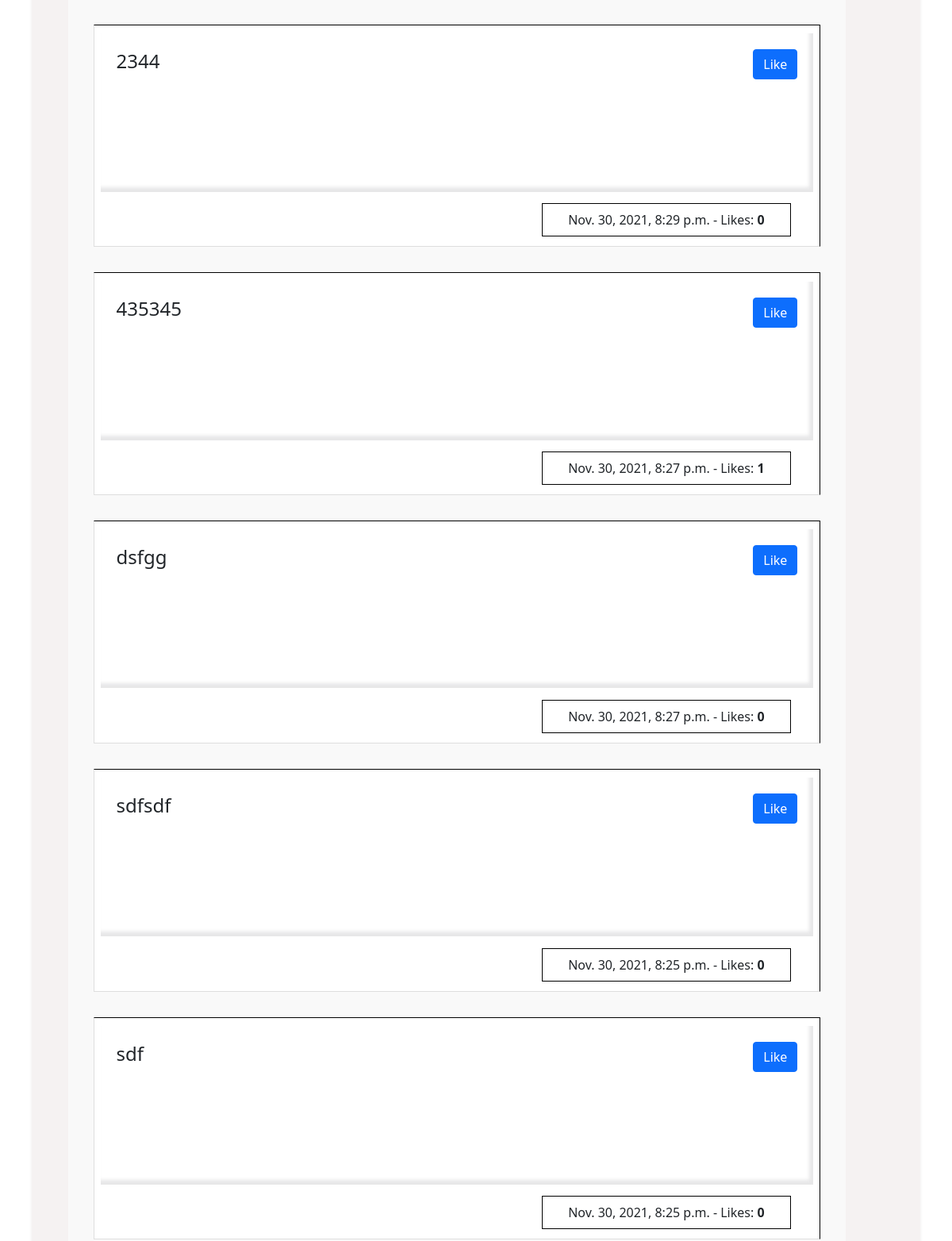
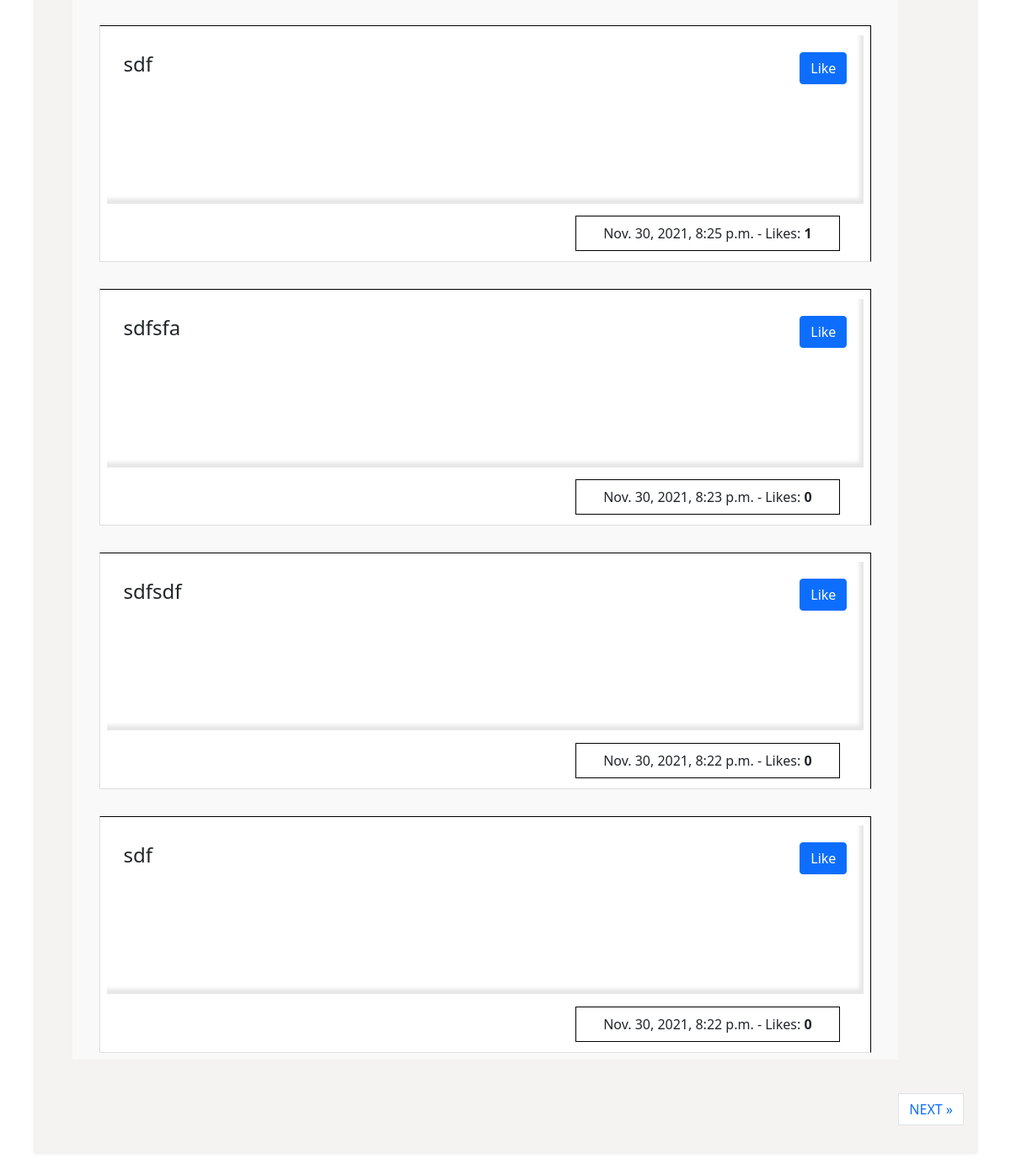
Before: /account/1/posts/ (lower part) with the older database file (2 pictures, top to bottom).
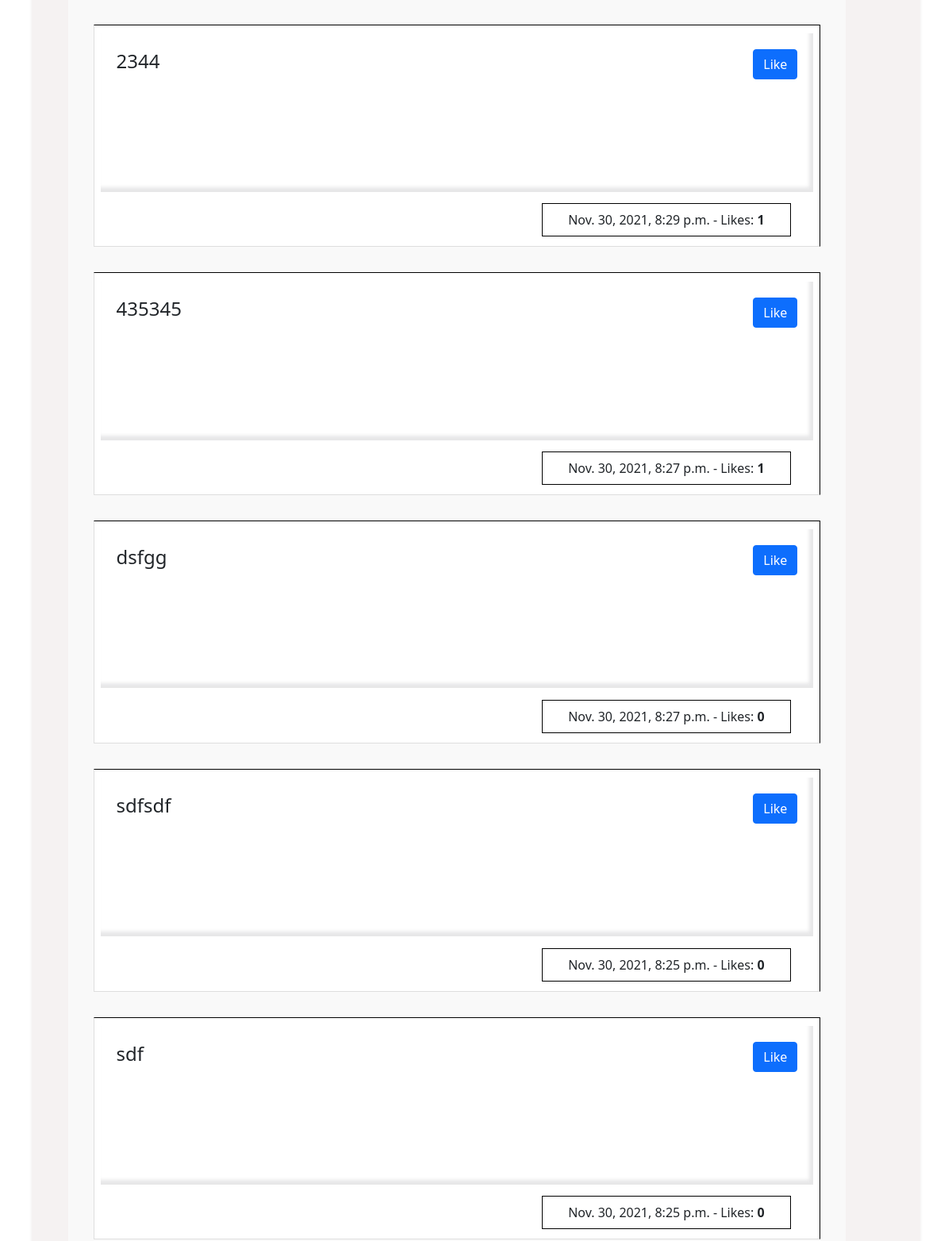
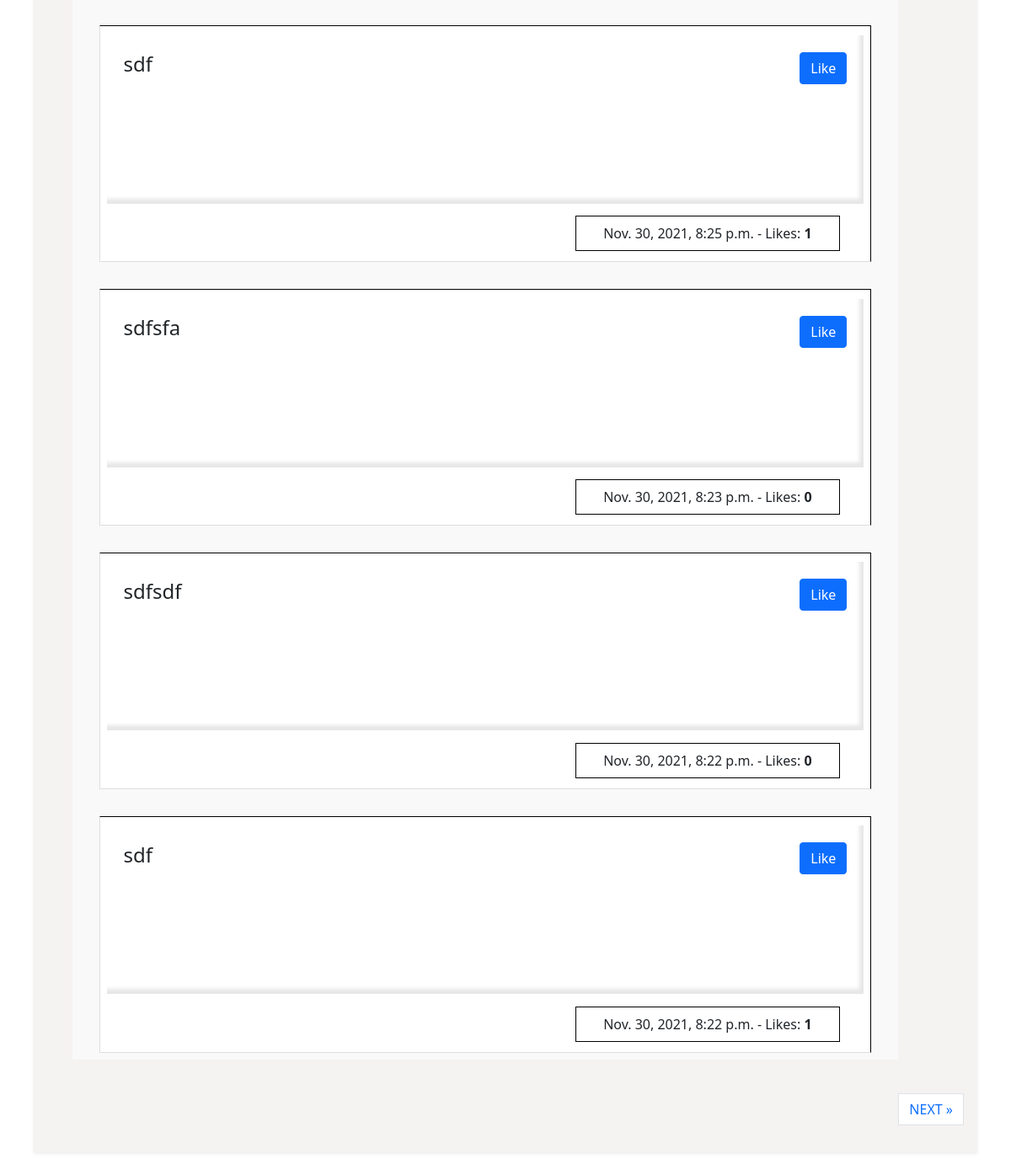
After: the same page with the newer database file (2 pictures, top to bottom).
### user/models/post.py (models this page shows)
class Post(models.Model):
    user = models.ForeignKey(settings.AUTH_USER_MODEL, on_delete=models.CASCADE)
    content = models.CharField(max_length=2000)
    archived = models.BooleanField(default=False)
    date_time_created = models.DateTimeField(auto_now_add=True)
    date_time_updated = models.DateTimeField(auto_now=True)
    @property
    def total_likes(self):
        return self.postlikes_set.count()

### user/views/post_list_view.py (the view)
class PostListView(ListView):
    template_name = 'user/posts/post_list_view.html'
    context_object_name = 'posts'
    model = Post
    paginate_by = 12
    def get_context_data(self, **kwargs):
        context = super().get_context_data(**kwargs)
        context['profile'] = Profile.objects.get(id=self.kwargs['pk'])
        context['nothing_here_message'] = f"This user has not published any {self.context_object_name} yet"
        return context
    def get_queryset(self):
        qs = Post.objects.filter(user_id=self.kwargs['pk']).order_by('-date_time_created')
        return qs

### user/templates/user/posts/post_list_view.html (shortened to what this page needs)
{% extends 'user/base.html'%}
{% load static i18n bootstrap5 %}
{% block content %}
    <div class="d-flex justify-content-center">
        <div class="main-container m-4 p-2 shadow-sm">
            {% if posts %}
                <ul class="list-group list-group-flush m-4 p-2 w-100">
                    {% for post in posts %}
                        <div class="post-list-card">
                            <li class="list-group-item p-1 mt-4">
                                <div class="inner-post-card">
                                     <div class="d-flex justify-content-evenly p-1">
                                            <h4 class="align-self-center">{{ post.content }}</h4>
                                            <span class="flex-grow-1"></span>
                                         <a class="btn btn-primary" href="{% url 'user:post-detail' post.id %}">Like</a>
                                     </div>
                                </div>
                                <div class="d-flex justify-content-evenly">
                                    <span class="flex-grow-1"></span>
                                    <p>{{ post.date_time_created }} - Likes: <strong>{{ post.total_likes }}</strong></p>
                                </div>
                            </li>
                        </div>
                    {% endfor %}
                </ul>
                <div class="d-flex justify-content-center m-2">
                    {% include 'user/partials/pagination.html'%}
                </div>
            {% else %}
                {% include 'user/partials/no_list_data.html' %}
            {% endif %}
        </div>
    </div>
{% endblock %}

### user/templates/user/base.html (shortened to what this page needs)
<!doctype html>
{% load static bootstrap5 %}
<html lang="en">
  <head>
    <link href="https://cdn.jsdelivr.net/npm/bootstrap@5.1.3/dist/css/bootstrap.min.css" rel="stylesheet">
      <link rel="stylesheet" href="{% static 'user/css/base.css' %}">
  </head>
  <body>
    <div class="m-2 p-2">
    {% block content %}
    {% endblock content %}
  </body>
</html>

### user/templates/user/partials/pagination.html (shortened to what this page needs)
{% if is_paginated %}
  <ul class="pagination justify-content-center">
    {% if page_obj.has_next %}
    <li><a href="?page={{ page_obj.next_page_number }}" class="page-link"> NEXT &raquo;</a></li>
    {% endif %}
  </ul>
</div>
{% endif %}

### user/static/user/css/base.css (style rules this page uses)
.main-container { background: #f5f2f2; width: 100%; display: flex; align-items: flex-end; flex-direction: column; flex-wrap: nowrap; }
.main-container .post-list-card { width: 90%; margin: 0 auto; background: #f9f9f9; }
.main-container .post-list-card li { border-top: 1px solid black; border-right: 1px solid black; }
.main-container .post-list-card p { border: 1px solid black; padding: 0.5em 2rem; }
.main-container .post-list-card li, .main-container .post-list-card p { margin: 0.5rem 2rem; }
.main-container .inner-post-card { box-shadow: inset -4px -5px 4px 1px rgba(142, 142, 146, 0.21); padding: 1rem; height: 200px; margin: 0.4rem 0.2rem; }

Changed rows visible on the page:
changed Post "Nov. 30, 2021, 8:29 p.m.": total_likes "0" → "1"
changed Post (number 9 of 9 on the later page): total_likes "0" → "1"
